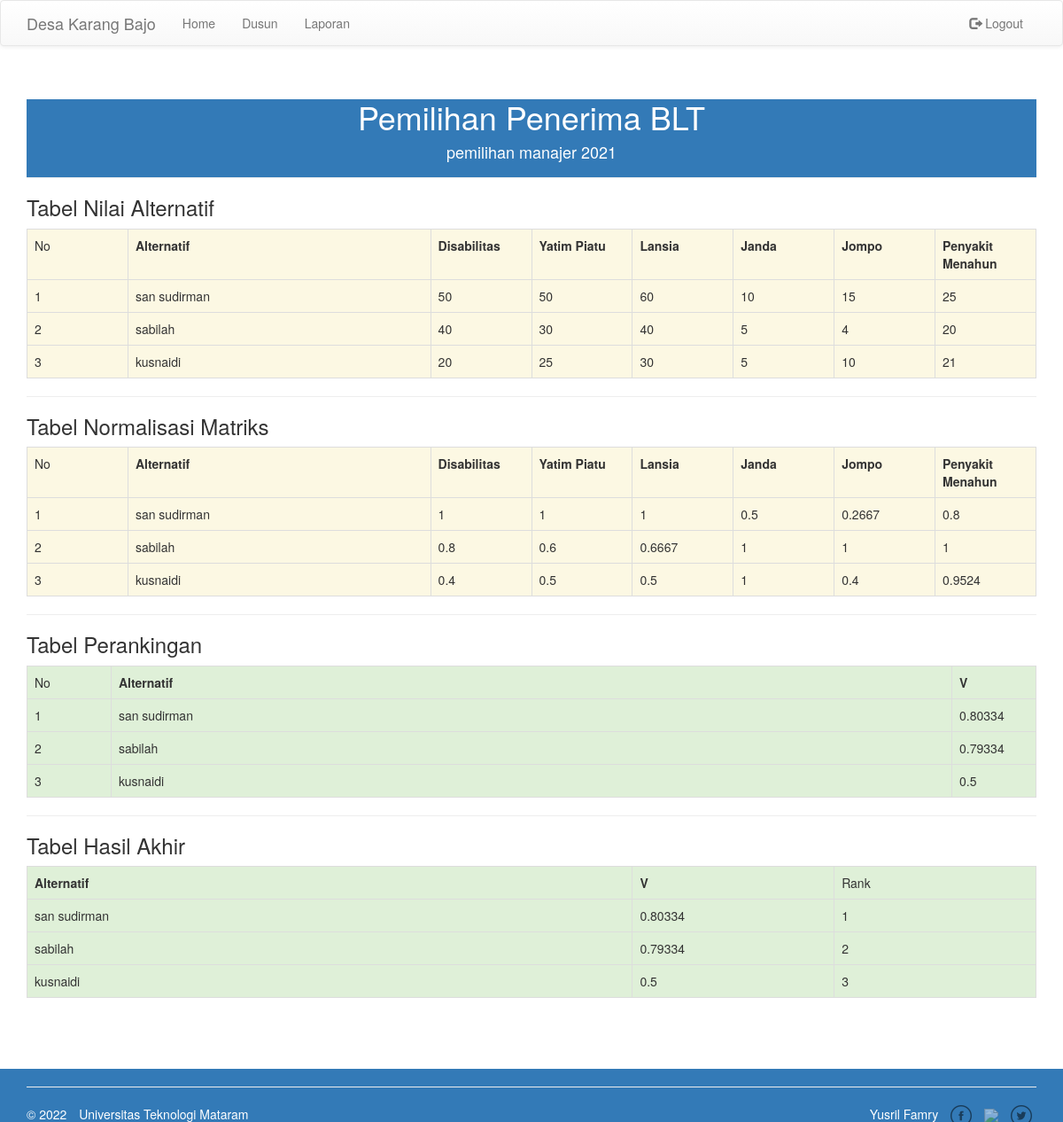
The app's page /detail-laporan.php?id=43 (signed in) with its own data.
### tables this page shows
CREATE TABLE `pemilihan` (
  `id` int(11) NOT NULL,
  `keterangan` varchar(255) NOT NULL,
  `tanggal` date NOT NULL,
  `status` varchar(20) NOT NULL
);

CREATE TABLE `nilai` (
  `id_pemilihan` int(11) NOT NULL,
  `c1` double NOT NULL,
  `c2` double NOT NULL,
  `c3` double NOT NULL,
  `c4` double NOT NULL,
  `c5` double NOT NULL,
  `c6` double NOT NULL
);

CREATE TABLE `alternatif` (
  `id_pemilihan` int(11) NOT NULL,
  `alternatif` varchar(255) NOT NULL
);

CREATE TABLE `normalisasi` (
  `id_pemilihan` int(11) NOT NULL,
  `c1` double NOT NULL,
  `c2` double NOT NULL,
  `c3` double NOT NULL,
  `c4` double NOT NULL,
  `c5` double NOT NULL,
  `c6` double NOT NULL
);

CREATE TABLE `ranking` (
  `id_pemilihan` int(11) NOT NULL,
  `v` double NOT NULL
);

### detail-laporan.php (the view, shortened to what this page needs)
<?php
require './includes/config.php';
$req = $dbc->prepare("SELECT * FROM pemilihan WHERE id = ?");
$req->bindParam(1, $_GET['id']);
$req->execute();
$pemilihan = $req->fetch();
$req = $dbc->prepare("SELECT * FROM alternatif WHERE id_pemilihan = ?");
$req->bindParam(1, $_GET['id']);
$req->execute();
$alternatif = $req->fetchAll();
$req = $dbc->prepare("SELECT * FROM nilai WHERE id_pemilihan = ?");
$req->bindParam(1, $_GET['id']);
$req->execute();
$nilai = $req->fetchAll();
$req = $dbc->prepare("SELECT * FROM normalisasi WHERE id_pemilihan = ?");
$req->bindParam(1, $_GET['id']);
$req->execute();
$normalisasi = $req->fetchAll();
$req = $dbc->prepare("SELECT * FROM ranking WHERE id_pemilihan = ?");
$req->bindParam(1, $_GET['id']);
$req->execute();
$v = $req->fetchAll();
include './includes/header.php';
?>
<div class="col-md-12">
    <div class="page-header text-center bg-primary">
        <h1>Pemilihan Penerima BLT</h1>
        <h4><?php echo $pemilihan['keterangan']; ?></h4>
    </div>
    <h3>Tabel Nilai Alternatif</h3>
    <table class="table table-bordered bg-warning">
        <tr>
            <td class="col-md-1">No</td>
            <th class="col-md-3">Alternatif</th>
            <th class="col-md-1">Disabilitas</th>
            <th class="col-md-1">Yatim Piatu</th>
            <th class="col-md-1">Lansia</th>
            <th class="col-md-1">Janda</th>
            <th class="col-md-1">Jompo</th>
            <th class="col-md-1">Penyakit Menahun</th>
        </tr>
        <?php
        for($i = 0; $i < count($alternatif); $i++) {
            echo '<tr>
                    <td class="col-md-1">'.($i+1).'</td>
                    <td class="col-md-3">'.$alternatif[$i]['alternatif'].'</td>
                    <td class="col-md-1">'.$nilai[$i]['c1'].'</td>
                    <td class="col-md-1">'.$nilai[$i]['c2'].'</td>
                    <td class="col-md-1">'.$nilai[$i]['c3'].'</td>
                    <td class="col-md-1">'.$nilai[$i]['c4'].'</td>
                    <td class="col-md-1">'.$nilai[$i]['c5'].'</td>
                    <td class="col-md-1">'.$nilai[$i]['c6'].'</td>
                </tr>';
        }
        ?>
    </table>
    <hr />
    <h3>Tabel Normalisasi Matriks</h3>
    <table class="table table-bordered bg-warning">
        <tr>
            <td class="col-md-1">No</td>
            <th class="col-md-3">Alternatif</th>
            <th class="col-md-1">Disabilitas</th>
            <th class="col-md-1">Yatim Piatu</th>
            <th class="col-md-1">Lansia</th>
            <th class="col-md-1">Janda</th>
            <th class="col-md-1">Jompo</th>
            <th class="col-md-1">Penyakit Menahun</th>
        </tr>
        <?php
        for($i = 0; $i < count($alternatif); $i++) {
            echo '<tr>
                    <td class="col-md-1">'.($i+1).'</td>
                    <td class="col-md-3">'.$alternatif[$i]['alternatif'].'</td>
                    <td class="col-md-1">'.$normalisasi[$i]['c1'].'</td>
                    <td class="col-md-1">'.$normalisasi[$i]['c2'].'</td>
                    <td class="col-md-1">'.$normalisasi[$i]['c3'].'</td>
                    <td class="col-md-1">'.$normalisasi[$i]['c4'].'</td>
                    <td class="col-md-1">'.$normalisasi[$i]['c5'].'</td>
                    <td class="col-md-1">'.$normalisasi[$i]['c6'].'</td>
                </tr>';
        }
        ?>
    </table>
    <hr />
    <h3>Tabel Perankingan</h3>
    <table class="table table-bordered bg-success">
        <tr>
            <td class="col-md-1">No</td>
            <th class="col-md-3">Alternatif</th>
            <th class="col-md-1">V</th>
        </tr>
        <?php
        for($i = 0; $i < count($alternatif); $i++) {
            echo '<tr>
                    <td class="col-md-1">'.($i+1).'</td>
                    <td class="col-md-10">'.$alternatif[$i]['alternatif'].'</td>
                    <td class="col-md-1">'.$v[$i]['v'].'</td>
                </tr>';
        }
        ?>
    </table>
    <hr />
    <?php
    $hasil = array();
    for($i = 0; $i < count($alternatif); $i++) {
        $hasil[] = array(
            "alternatif" => $alternatif[$i]['alternatif'],
            "v" => $v[$i]['v']
        );
    }
    usort($hasil, function($a, $b) {
        return $a['v'] < $b['v'];
    });
    ?>
    <h3>Tabel Hasil Akhir</h3>
    <table class="table table-bordered bg-success">
        <tr>
            <th class="col-md-3">Alternatif</th>
            <th class="col-md-1">V</th>
            <td class="col-md-1">Rank</td>
        </tr>
        <?php
        for($i = 0; $i < count($hasil); $i++) {
            echo '<tr>
                    <td class="col-md-3">'.$hasil[$i]['alternatif'].'</td>
                    <td class="col-md-1">'.$hasil[$i]['v'].'</td>
                    <td class="col-md-1">'.($i+1).'</td>
                </tr>';
        }
        ?>
    </table>
</div>
<?php
include './includes/footer.php';
?>

### css/styles.css (style rules this page uses)
html { position: relative; min-height: 100%; }
body { margin-bottom: 60px; }

### records on screen
pemilihan: keterangan "pemilihan manajer 2021"
nilai: c1 "50", c2 "50", c3 "60", c4 "10", c5 "15", c6 "25"
alternatif: alternatif "san sudirman"
nilai: c1 "40", c2 "30", c3 "40", c4 "5", c5 "4", c6 "20"
alternatif: alternatif "sabilah"
nilai: c1 "20", c2 "25", c3 "30", c4 "5", c5 "10", c6 "21"
alternatif: alternatif "kusnaidi"
normalisasi: c1 "1", c2 "1", c3 "1", c4 "0.5", c5 "0.2667", c6 "0.8"
normalisasi: c1 "0.8", c2 "0.6", c3 "0.6667", c4 "1", c5 "1", c6 "1"
normalisasi: c1 "0.4", c2 "0.5", c3 "0.5", c4 "1", c5 "0.4", c6 "0.9524"
ranking: v "0.80334"
ranking: v "0.79334"
ranking: v "0.5"

### other values on screen
$key "Home"
$key "Dusun"
$key "Laporan"
$hasil[$i]['alternatif'] "san sudirman"
$hasil[$i]['v'] "0.80334"
$hasil[$i]['alternatif'] "sabilah"
$hasil[$i]['v'] "0.79334"
$hasil[$i]['alternatif'] "kusnaidi"
$hasil[$i]['v'] "0.5"
